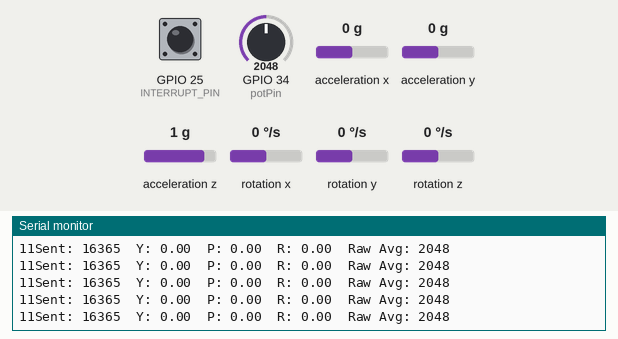
The program below on a simulated ESP32. Shown: the last lines printed to the serial monitor. Inputs (shaded band) come from the test bench; at power-on: acceleration x 0 g, GPIO 34 (potPin) = 2048, rotation z 0 °/s, acceleration y 0 g, acceleration z 1 g, GPIO 25 (INTERRUPT_PIN) LOW, rotation x 0 °/s, rotation y 0 °/s. The sensor or clock chip raises its interrupt line as the real part does; USB keyboard and mouse output is not drawn.

Above: at 1.7 s.
1.8 s: acceleration x set to -1.4 g
At 2.3 s:
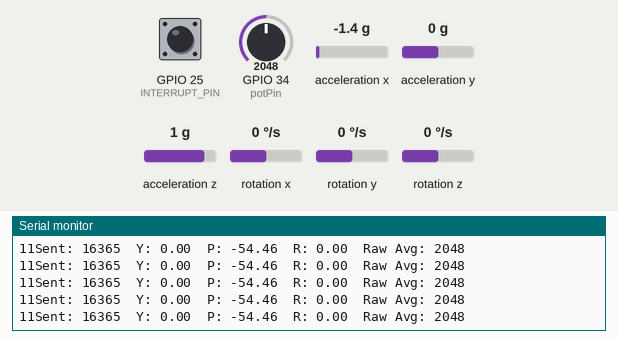
4.8 s: GPIO 34 (potPin) set to 2866
At 5.8 s:
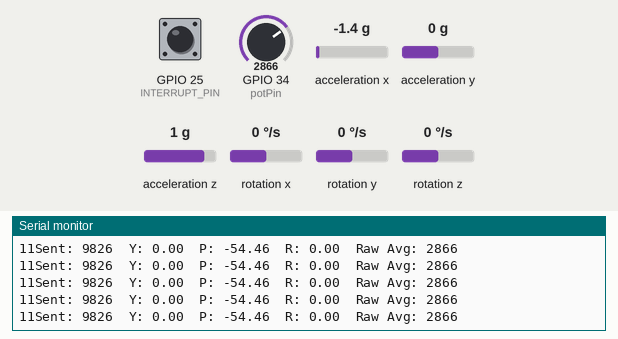
7.8 s: rotation z set to 100 °/s
At 8.7 s:
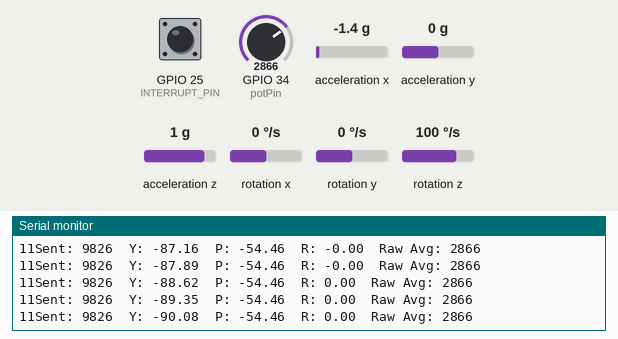
10.8 s: acceleration y set to -1.4 g
At 11.6 s:
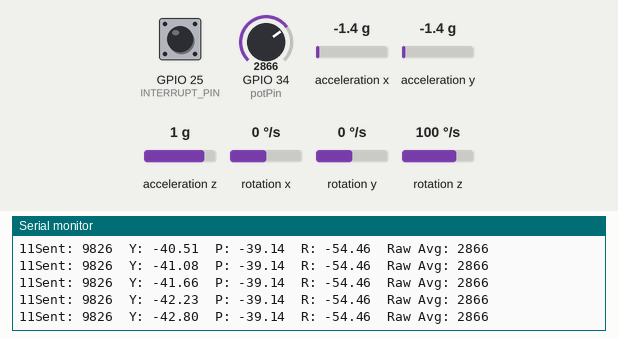
12.3 s: GPIO 34 (potPin) set to 3972
At 13.0 s:
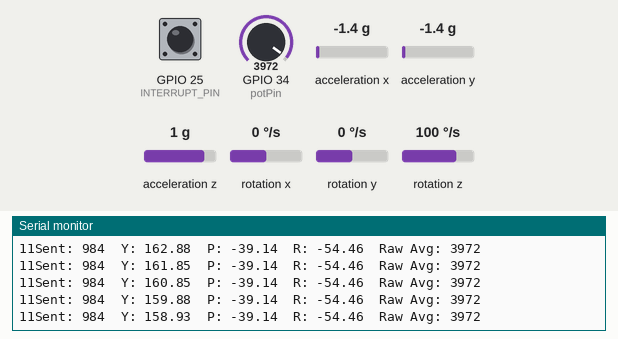
13.8 s: acceleration z set to -1.4 g
At 14.9 s:
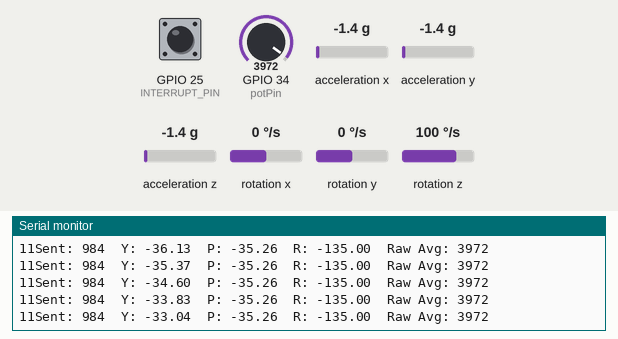
Timing chart, 0 to 16.8 s (numbered marks = the images above; inputs shaded):
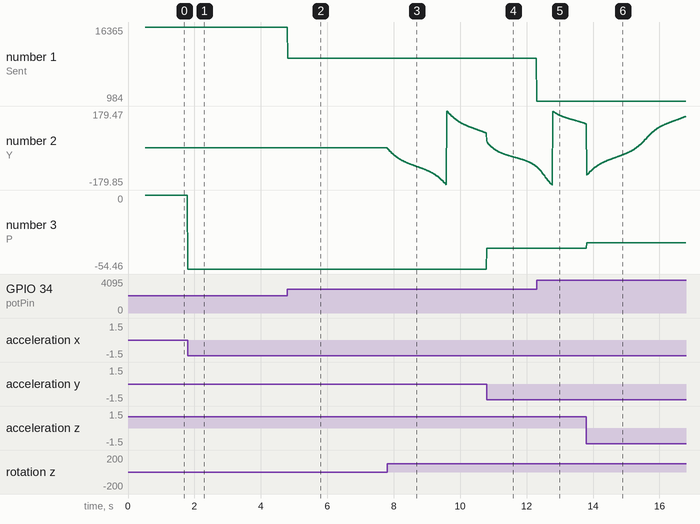

Measured:
- after the input at 1.8 s, the serial monitor: prints a new line at once (image 1)
- after the input at 4.8 s, the serial monitor: prints a new line at once (image 2)
- after the input at 7.8 s, the serial monitor: prints a new line at once (image 3)
- plotted number 1: 16365 → 9826 after the input at 4.8 s
- plotted number 2: 0 → 71.99 after the input at 7.8 s
- plotted number 3: 0 → -54.46 after the input at 1.8 s

The program:

main.cpp
```cpp
#include <Arduino.h>
#include <BleGamepad.h>
#include "I2Cdev.h"
#include "MPU6050_6Axis_MotionApps20.h"
#include <Wire.h>

// TwoWire I2CMPU = TwoWire(0);

const int SCLpin = 26;
const int SDApin = 27;

MPU6050 mpu;

#define INTERRUPT_PIN 25

// MPU control/status vars
bool dmpReady = false;  // set true if DMP init was successful
uint8_t mpuIntStatus;   // holds actual interrupt status byte from MPU
uint8_t devStatus;      // return status after each device operation (0 = success, !0 = error)
uint16_t packetSize;    // expected DMP packet size (default is 42 bytes)
uint16_t fifoCount;     // count of all bytes currently in FIFO
uint8_t fifoBuffer[64]; // FIFO storage buffer

// orientation/motion vars
Quaternion q;        // [w, x, y, z]         quaternion container
VectorInt16 aa;      // [x, y, z]            accel sensor measurements
VectorInt16 aaReal;  // [x, y, z]            gravity-free accel sensor measurements
VectorInt16 aaWorld; // [x, y, z]            world-frame accel sensor measurements
VectorFloat gravity; // [x, y, z]            gravity vector
float euler[3];      // [psi, theta, phi]    Euler angle container
float ypr[3];        // [yaw, pitch, roll]   yaw/pitch/roll container and gravity vector

BleGamepad bleGamepad;

const int potPin = 34;                // Potentiometer is connected to GPIO 2 (Analog ADC1_CH0)
const int numberOfPotSamples = 5;     // Number of pot samples to take (to smooth the values)
const int delayBetweenSamples = 4;    // Delay in milliseconds between pot samples
const int delayBetweenHIDReports = 5; // Additional delay in milliseconds between HID reports

// ================================================================
// ===               INTERRUPT DETECTION ROUTINE                ===
// ================================================================

volatile bool mpuInterrupt = false; // indicates whether MPU interrupt pin has gone high
void dmpDataReady()
{
  mpuInterrupt = true;
}

void setup()
{
  Serial.begin(115200);
  Wire.begin(SDApin, SCLpin);
  Serial.println(F("Initializing I2C devices..."));

  mpu.initialize();
  pinMode(INTERRUPT_PIN, INPUT);
  Serial.println(F("Testing device connections..."));

  Serial.println(mpu.testConnection() ? F("MPU6050 connection successful") : F("MPU6050 connection failed"));
  Serial.println(F("Initializing DMP..."));

  devStatus = mpu.dmpInitialize();
  // supply your own gyro offsets here, scaled for min sensitivity
  mpu.setXGyroOffset(220);
  mpu.setYGyroOffset(76);
  mpu.setZGyroOffset(-85);
  mpu.setZAccelOffset(1788); // 1688 factory default for my test chip
                             // make sure it worked (returns 0 if so)
  if (devStatus == 0)
  {
    // Calibration Time: generate offsets and calibrate our MPU6050
    mpu.CalibrateAccel(6);
    mpu.CalibrateGyro(6);
    mpu.PrintActiveOffsets();
    // turn on the DMP, now that it's ready
    Serial.println(F("Enabling DMP..."));
    mpu.setDMPEnabled(true);

    // enable Arduino interrupt detection
    Serial.print(F("Enabling interrupt detection (Arduino external interrupt "));
    Serial.print(digitalPinToInterrupt(INTERRUPT_PIN));
    Serial.println(F(")..."));
    attachInterrupt(digitalPinToInterrupt(INTERRUPT_PIN), dmpDataReady, RISING);
    mpuIntStatus = mpu.getIntStatus();

    // set our DMP Ready flag so the main loop() function knows it's okay to use it
    Serial.println(F("DMP ready! Waiting for first interrupt..."));
    dmpReady = true;

    // get expected DMP packet size for later comparison
    packetSize = mpu.dmpGetFIFOPacketSize();
  }
  else
  {
    // ERROR!
    // 1 = initial memory load failed
    // 2 = DMP configuration updates failed
    // (if it's going to break, usually the code will be 1)
    Serial.print(F("DMP Initialization failed (code "));
    Serial.print(devStatus);
    Serial.println(F(")"));
  }

  Serial.println("Starting BLE work!");
  bleGamepad.begin();
}

void loop()
{

  if (bleGamepad.isConnected())
  {

    //  interrupts();

    /* Get new sensor events with the readings */
    // delay(1000);
    // read a packet from FIFO
    if (true)
    { // dmpReady ||
      bool mpur = mpu.dmpGetCurrentFIFOPacket(fifoBuffer);
      Serial.print(mpur);
      Serial.print(dmpReady);
      if (mpur)
      { // Get the Latest packet

        mpu.dmpGetQuaternion(&q, fifoBuffer);
        mpu.dmpGetGravity(&gravity, &q);
        mpu.dmpGetYawPitchRoll(ypr, &q, &gravity);
      }
    }

    // Serial.print("ypr\t");
    // Serial.print(ypr[0] * 180 / M_PI);
    // Serial.print("\t");
    // Serial.print(ypr[1] * 180 / M_PI);
    // Serial.print("\t");
    // Serial.println(ypr[2] * 180 / M_PI);

    int potValues[numberOfPotSamples]; // Array to store pot readings
    int potValue = analogRead(potPin);             // Variable to store calculated pot reading average


    // Calculate the average
    float yr =  ypr[0] * 180/M_PI;
    float pr =  ypr[1] * 180/M_PI;
    float rr =  ypr[2] * 180/M_PI;

    // Map analog reading from 0 ~ 4095 to 32737 ~ 0 for use as an axis reading
    int adjustedFlex = map(potValue, 0, 4095, 32737, 0);
    int adjustedY = map(yr, -180, 180, 32737, 0);
    int adjustedP = map(pr, -180, 180, 32737, 0);
    int adjustedR = map(rr, -180, 180, 32737, 0);
    // Update X axis and auto-send report
    // bleGamepad.setX(adjustedFlex);
    // bleGamepad.setLeftTrigger(adjustedFlex);
    // bleGamepad.setLeftThumb(adjustedY, adjustedP);
    bleGamepad.setAxes(adjustedFlex, adjustedY, adjustedP, adjustedR);
    delay(delayBetweenHIDReports);

    // The code below (apart from the 2 closing braces) is for pot value degugging, and can be removed
    // Print readings to serial port

    Serial.print("Sent: ");

    Serial.print(adjustedFlex);

    Serial.print("\tY: ");
    Serial.print(yr);
    Serial.print("\tP: ");
    Serial.print(pr);
    Serial.print("\tR: ");
    Serial.print(rr);

    Serial.print("\tRaw Avg: ");
    Serial.println(potValue);
    // Serial.print("\tRaw: {");

    // // Iterate through raw pot values, printing them to the serial port
    // for (int i = 0; i < numberOfPotSamples; i++)
    // {
    //     Serial.print(potValues[i]);

    //     // Format the values into a comma seperated list
    //     if (i == numberOfPotSamples - 1)
    //     {
    //         Serial.println("}");
    //     }
    //     else
    //     {
    //         Serial.print(", ");
    //     }
    // }
  }
}
```
